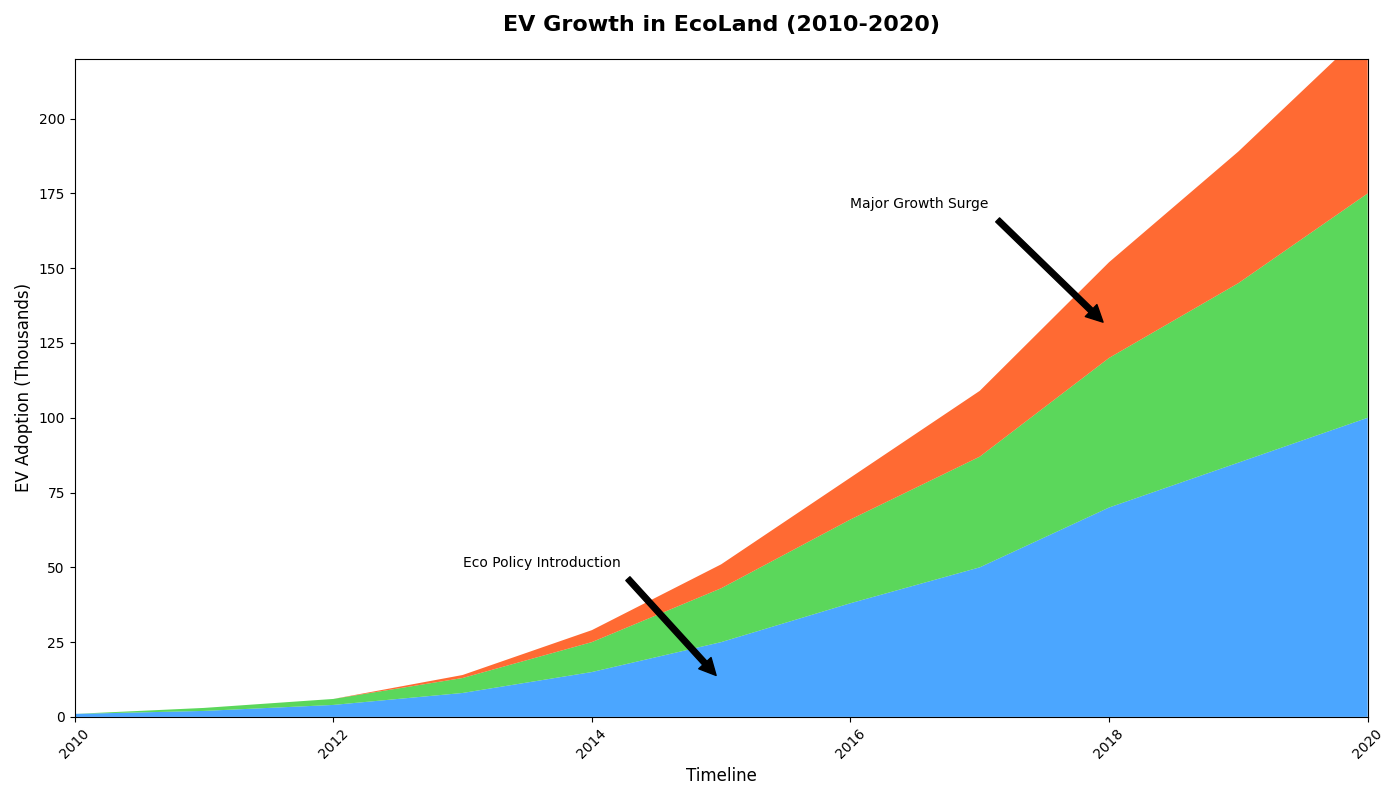

Reproduce this figure in Python.
import matplotlib.pyplot as plt
import numpy as np

years = np.arange(2010, 2021)

north_region = np.array([1, 2, 4, 8, 15, 25, 38, 50, 70, 85, 100])
south_region = np.array([0, 1, 2, 5, 10, 18, 28, 37, 50, 60, 75])
west_region = np.array([0, 0, 0, 1, 4, 8, 14, 22, 32, 44, 55])

fig, ax = plt.subplots(figsize=(14, 8))

ax.stackplot(years, north_region, south_region, west_region,
             colors=['#1E90FF', '#32CD32', '#FF4500'], alpha=0.8)

ax.set_title("EV Growth in EcoLand (2010-2020)", fontsize=16, fontweight='bold', pad=20)
ax.set_xlabel("Timeline", fontsize=12)
ax.set_ylabel("EV Adoption (Thousands)", fontsize=12)
ax.set_xlim(years.min(), years.max())
ax.set_ylim(0, 220)

ax.annotate('Eco Policy Introduction', xy=(2015, 12), xytext=(2013, 50),
            arrowprops=dict(facecolor='black', shrink=0.05), fontsize=10)
ax.annotate('Major Growth Surge', xy=(2018, 130), xytext=(2016, 170),
            arrowprops=dict(facecolor='black', shrink=0.05), fontsize=10)

plt.xticks(rotation=45)

plt.tight_layout()
plt.show()
